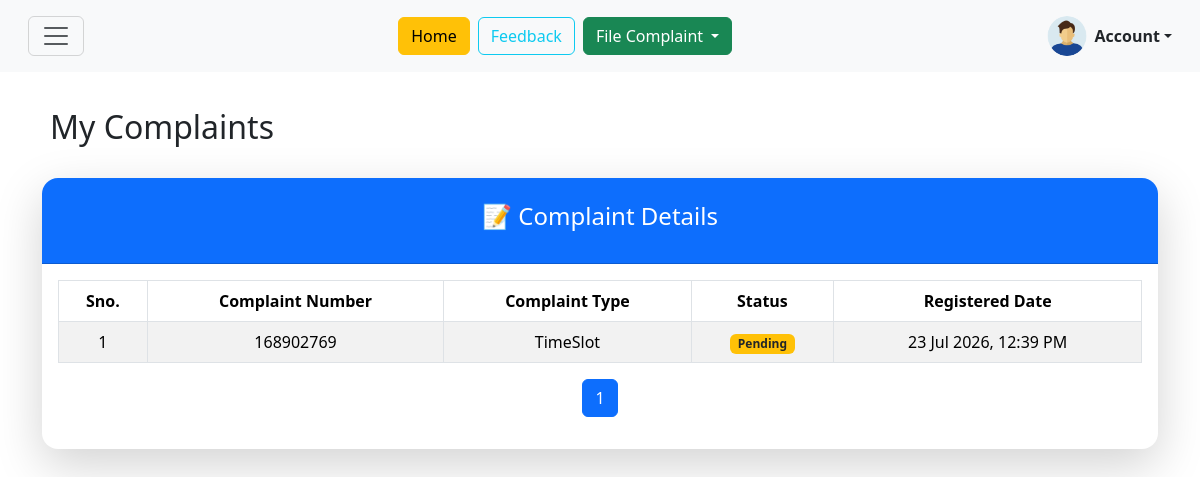
The page /LibraryStudyCenter/Student/my-complaint.php (signed in) on the database its author committed.
### tables this page shows
CREATE TABLE `complaints` (
  `complaint_id` int(11) NOT NULL,
  `complaint_no` int(11) NOT NULL,
  `student_id` int(11) NOT NULL,
  `category` varchar(100) DEFAULT NULL,
  `file` varchar(255) DEFAULT NULL,
  `description` text NOT NULL,
  `status` enum('pending','in_progress','resolved') DEFAULT 'pending',
  `resolve_note` text DEFAULT NULL,
  `created_at` datetime DEFAULT current_timestamp()
);

### LibraryStudyCenter/Student/my-complaint.php (the view, shortened to what this page needs)
<?php
require "../helper.php";
$sid=$_SESSION['student_id'];
$limit = 5;
$page = isset($_GET['page']) ? (int)$_GET['page'] : 1;
$offset = ($page - 1) * $limit;
$totalQuery = "SELECT COUNT(*) as total FROM complaints WHERE student_id=?";
$stmtTotal = mysqli_prepare($conn, $totalQuery);
mysqli_stmt_bind_param($stmtTotal, "i", $sid);
mysqli_stmt_execute($stmtTotal);
$resultTotal = mysqli_stmt_get_result($stmtTotal);
$totalRow = mysqli_fetch_assoc($resultTotal);
$totalRecords = $totalRow['total'];
$totalPages = ceil($totalRecords / $limit);
$limit = (int)$limit;
$offset = (int)$offset;
$sql = "SELECT * FROM complaints
        WHERE student_id=?
        ORDER BY created_at DESC
        LIMIT $limit OFFSET $offset";
$stmt = mysqli_prepare($conn, $sql);
mysqli_stmt_bind_param($stmt, "i", $sid);
mysqli_stmt_execute($stmt);
$result = mysqli_stmt_get_result($stmt);
?>
<div class="row">
    <div class="col-md-12">
        <h2 class="p-2" style="margin-top:100px;">My Complaints</h2>
        <div class="card mt-4 shadow-lg border-0 rounded-4">
            <div class="card-header  bg-primary text-white text-center py-4 rounded-top-4">
                <h4>📝 Complaint Details</h4>
            </div>
            <div class="card-body p-3">
                <div class="table-responsive">
                    <table class="table table-striped  table-bordered text-center align-middle">
                        <thead>
                            <tr>
                                <th>Sno.</th>
                                <th>Complaint Number</th>
                                <th>Complaint Type</th>
                                <th>Status</th>
                                <th>Registered Date</th>
                            </tr>
                        </thead>
                        <tbody>
                        <?php
                        if (mysqli_num_rows($result) > 0) {
                            $sno = $offset + 1;
                            while ($row = mysqli_fetch_assoc($result)) {
                                $complaint_no = htmlspecialchars($row['complaint_no']);
                                $category = htmlspecialchars($row['category']);
                                $created_at = date("d M Y, h:i A", strtotime($row['created_at']));
                                $status_raw = strtolower($row['status']);
                                if ($status_raw == 'pending') {
                                    $badge = "<span class='badge bg-warning text-dark'>Pending</span>";
                                } elseif ($status_raw == 'resolved') {
                                    $badge = "<span class='badge bg-success'>Resolved</span>";
                                } elseif ($status_raw == 'rejected') {
                                    $badge = "<span class='badge bg-danger'>Rejected</span>";
                                } else {
                                    $badge = "<span class='badge bg-secondary'>" . htmlspecialchars($row['status']) . "</span>";
                                }
                                echo "<tr>";
                                echo "<td>{$sno}</td>";
                                echo "<td>{$complaint_no}</td>";
                                echo "<td>{$category}</td>";
                                echo "<td>{$badge}</td>";
                                echo "<td>{$created_at}</td>";
                                echo "</tr>";
                                $sno++;
                            }
                        } else {
                            echo "<tr>
                                    <td colspan='6' class='text-danger fw-bold'>
                                        No complaints found
                                    </td>
                                  </tr>";
                        }
                        ?>
                        </tbody>
                    </table>
                </div>
                <nav>
                    <ul class="pagination justify-content-center">
                        <?php for ($i = 1; $i <= $totalPages; $i++): ?>
                            <li class="page-item <?= ($i == $page) ? 'active' : '' ?>">
                                <a class="page-link" href="?page=<?= $i ?>"><?= $i ?></a>
                            </li>
                        <?php endfor; ?>
                    </ul>
                </nav>
            </div>
        </div>
    </div>
</div>

### LibraryStudyCenter/Student/style.css (style rules this page uses)
.card { cursor: pointer; }

### rows shown on the page
complaints: complaint_no "168902769", category "TimeSlot", status "Pending", created_at "23 Jul 2026, 12:39 PM"
